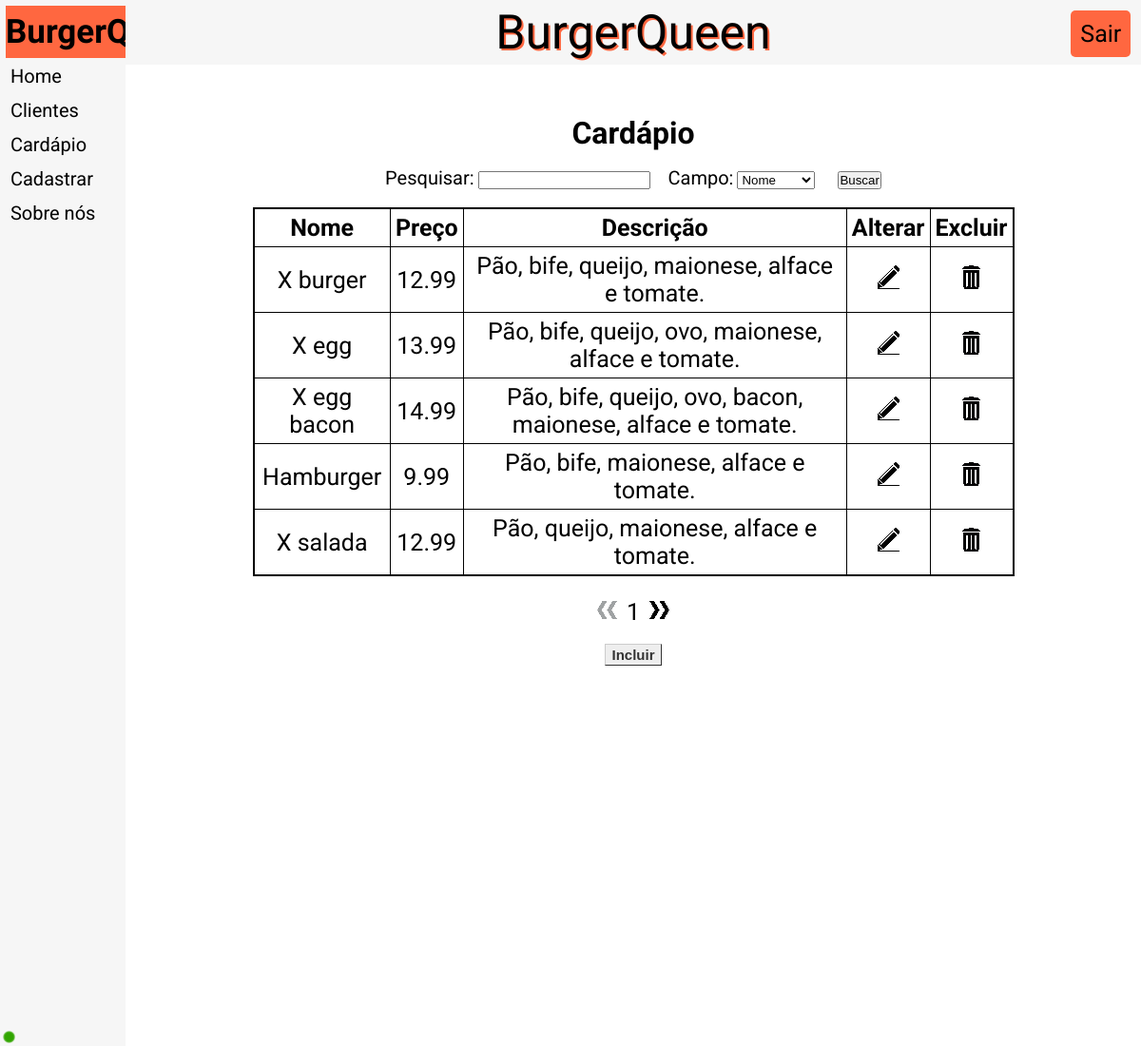
Screenshot of /l/cardapio/consultar.php (signed in) with the database file from the repository.
### tables this page shows
CREATE TABLE IF NOT EXISTS `tb_produto` (
  `codigo_produto` int(3) NOT NULL AUTO_INCREMENT,
  `nome_produto` varchar(30) NOT NULL,
  `preco_produto` float NOT NULL,
  `descricao_produto` varchar(300) NOT NULL,
  PRIMARY KEY (`codigo_produto`)
);

### l/cardapio/consultar.php (the view, shortened to what this page needs)
<!DOCTYPE html>
<html lang="pt-br">
	<head>
        <link rel="stylesheet" href="../index.css">
	</head>
	<body>
    <table>
    <tr>
        <td id="ContMenu">
            <table id="TabelaMenu">
                <thead>
                <tr><th id="NomeMenu">
                    <a href="../">BurgerQueen</a>
                </th></tr>
                </thead>
                <tbody>
                <tr><td  class="ItemMenu">
                    <a href="../">Home</a>
                </td></tr>
                <tr><td  class="ItemMenu">
                    <a href="../clientes/">Clientes</a>
                </td></tr>
                <tr><td  class="ItemMenu">
                    <a href="../cardapio/">Cardápio</a>
                </td></tr>
                <tr><td  class="ItemMenu">
                    <a href="../cadastrar/">Cadastrar</a>
                </td></tr>
                <tr><td  class="ItemMenu">
                    <a href="../sobre/">Sobre nós</a>
                </td></tr>
                </tbody>
            </table>
        </td>
        <td id="ContSite">
            <nav>
                <a href="../" id="NomeSite">BurgerQueen</a>
                <a href="../app/logout.php" id="BotaoLogin"><div>Sair</div></a>
            </nav>
                <div class="DivCadastrados">
                    <?php
                        require_once"../app/conexao.php";
                        try
                        {
                            $ComandoSQL = "select*from tb_produto";
                            $bq = $conexao->query($ComandoSQL);
                            echo"<h1 class='TituloCadastrados'>Cardápio</h1>
                            <form method='POST' action='./pesquisa/' name='form_pesquisa'>
                                <label for='pesquisa' class='LabelPesquisa'>Pesquisar:</label>
                                <input name='pesquisa' type='text' id='pesquisa' required='required' class='InputPesquisa'>
                                <label for='campo' class='LabelPesquisa'>Campo:</label>
                                <select name='campo' id='campo' class='InputPesquisa'>
                                    <option value='nome'>Nome</option>
                                    <option value='preco'>Preço</option>
                                    <option value='descricao'>Descrição</option>
                                </select>
                                <input type='submit' value='Buscar' id='BotaoPesquisar'>
                                <br><br>
                            </form>
                            <table class='TabelaCadastrados'>
                            <tr>
                                <th class='THTabelaCadastrados'>Nome</th>
                                <th class='THTabelaCadastrados'>Preço</th>
                                <th class='THTabelaCadastrados'>Descrição</th>
                                <th class='THTabelaCadastrados'>Alterar</th>
                                <th class='THTabelaCadastrados'>Excluir</th>
                            </tr>
                            ";
                            $linhas = $bq->rowCount();
                            $pagina = $_GET['pag'];
                            $contador=0;
                            while ($i = $bq->fetch(PDO::FETCH_OBJ)) {
                                if($contador>=$pagina*5 && $contador<($pagina*5+5)){
                                    echo"<tr>
                                    <td class='TDTabelaCadastrados'>".$i->nome_produto."</td>
                                    <td class='TDTabelaCadastrados'>".$i->preco_produto."</td>
                                    <td class='TDTabelaCadastrados'>".$i->descricao_produto."</td>
                                    <td class='TDTabelaCadastrados'><a href='./alterar/index.php?cd=".$i->codigo_produto."&&re=".$pagina."'><img src='../imagens/editar.png' class='Alterar'></a></td>
                                    <td class='TDTabelaCadastrados'><a href='../app/excluir_produto.php?cd=".$i->codigo_produto."&&re=".$pagina."'><img src='../imagens/excluir.png' class='Excluir'></a></td>
                                    </tr>";
                                }
                                $contador++;
                            }
                            echo"</table><br><br>";
                            if($pagina>0){
                                $voltar=$pagina-1;
                                echo"<a href='./consultar.php?pag=".$voltar."' class='Seta'><img src='../imagens/voltar.png' class='Seta'></a>";
                            }else{
                                echo"<img src='../imagens/NVoltar.png' class='SetaApagada'>";
                            }
                            $proximo=$pagina+1;
                            echo "<span class='npag'>".$proximo."</span>";
                            if($proximo>=$linhas/5){
                                echo"<img src='../imagens/NProximo.png' class='SetaApagada'>";
                            }else{
                                echo"<a href='./consultar.php?pag=".$proximo."' class='Seta'><img src='../imagens/proximo.png' class='Seta'></a>";
                            }
                            echo"<br><br><a href='incluir/' id='botao'>Incluir</a>";
                        } catch (PDOException $e) {
                            echo"erro";
                        }
                    ?>
                </div>
        </td>
    </tr>
    </table>
	    <img src="../imagens/logado.png" id="logado">
	</body>
</html>

### l/index.css (style rules this page uses)
* { padding: 0px; margin: 0px; color: #000000; }
body { font-family: 'Roboto', sans-serif; }
a { text-decoration: none; display: block; }
#ContMenu { background-color: #f6f6f6; position: fixed; top: 0px; left: 0px; height: 100%; width: 11%; }
#ContSite { background-color: #ffffff; position: absolute; top: 0px; left: 11%; height: 100%; width: 89%; }
#TabelaMenu { width: 94%; margin: 3%; font-size: 20px; }
#NomeMenu { background-color: #ff6740; padding-top: 7px; padding-bottom: 7px; font-family: 'Dancing Script', cursive; font-size: 35px; }
.ItemMenu { padding-top: 5px; padding-bottom: 5px; padding-left: 5px; }
nav { background-color: #f6f6f6; padding: 5px; text-align: center; }
#NomeSite { font-family: 'Dancing Script', cursive; font-size: 50px; display: inline; text-shadow: 2px 2px #ff6740; }
#BotaoLogin { display: inline-block; background-color: #ff6740; padding: 10px; border-radius: 5px; font-size: 25px; position: absolute; top: 1%; right: 1%; }
#botao { display: inline-block; font: bold 15px Arial; text-decoration: none; background-color: #EEEEEE; color: #333333; padding: 2px 6px 2px 6px; border-top: 1px solid #CCCCCC; border-right: 1px solid #333333; border-bottom: 1px solid #333333; border-left: 1px solid #CCCCCC; }
.DivCadastrados { position: relative; margin-left: 12.5%; margin-right: 12.5%; width: 75%; text-align: center; padding-top: 5%; }
.TabelaCadastrados { display: inline-block; border: 1px solid black; border-collapse: collapse; font-size: 25px; }
.TituloCadastrados { margin-bottom: 2%; }
.THTabelaCadastrados { border: 1px solid black; padding: 5px; }
.TDTabelaCadastrados { border: 1px solid black; padding: 5px; }
.npag { font-size: 25px; margin-left: 10px; margin-right: 10px; }
.Alterar, .Excluir { display: inline-block; }
.Seta, .SetaApagada { display: inline-block; }
.LabelPesquisa { font-size: 20px; }
.InputPesquisa { margin-right: 15px; }
#BotaoPesquisar { margin-left: 5px; }
#logado { position: fixed; bottom: 3px; left: 3px; }

### rows the page displays
tb_produto: nome_produto "X burger", preco_produto "12.99", descricao_produto "Pão, bife, queijo, maionese, alface e tomate."
tb_produto: nome_produto "X egg", preco_produto "13.99", descricao_produto "Pão, bife, queijo, ovo, maionese, alface e tomate."
tb_produto: nome_produto "X egg bacon", preco_produto "14.99", descricao_produto "Pão, bife, queijo, ovo, bacon, maionese, alface e tomate."
tb_produto: nome_produto "Hamburger", preco_produto "9.99", descricao_produto "Pão, bife, maionese, alface e tomate."
tb_produto: nome_produto "X salada", preco_produto "12.99", descricao_produto "Pão, queijo, maionese, alface e tomate."

### other values shown
$proximo "1"
